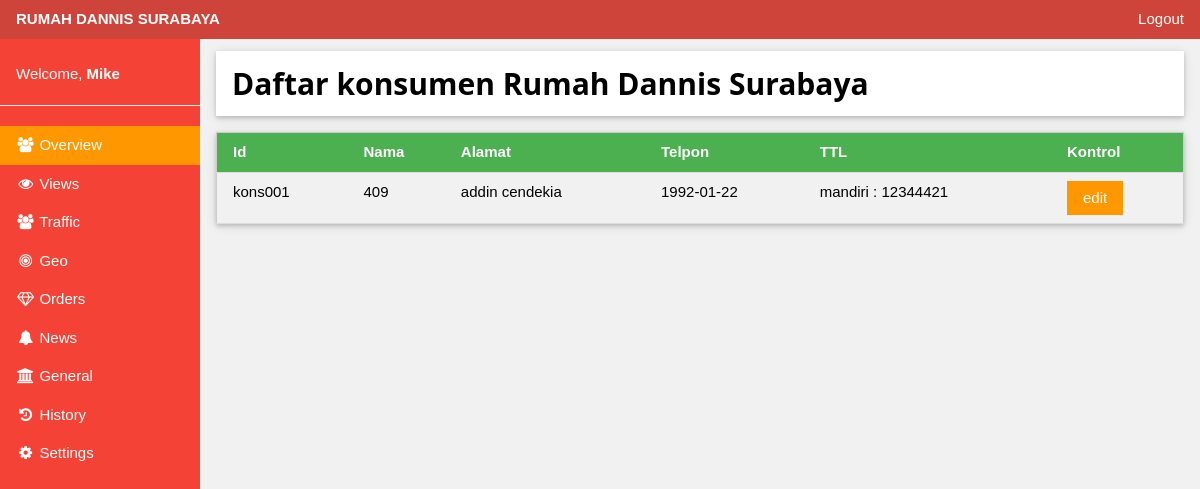
Page /admin/list_konsumen.php on the committed database.
### tables this page shows
CREATE TABLE `konsumen` (
  `ID_KONS` varchar(12) NOT NULL,
  `ID_KOTA` int(11) NOT NULL,
  `NM_KONS` varchar(35) DEFAULT NULL,
  `TGL_LAHIR` date DEFAULT NULL,
  `JENIS_KELAMIN` char(1) DEFAULT NULL,
  `ALM_KONS` varchar(100) DEFAULT NULL,
  `TELP_KONS` varchar(12) DEFAULT NULL,
  `EMAIL_KONS` varchar(50) DEFAULT NULL,
  `REKENING_KONS` varchar(35) DEFAULT NULL,
  `USER_KONS` varchar(20) DEFAULT NULL,
  `PASS_KONS` char(60) DEFAULT NULL
);

### function/koneksi.php (called while the page is built)
<?php
function conn(){
	return mysqli_connect('localhost','root','', 'rumah_dannis');
}
?>

### function/konsumen.php (called while the page is built, shortened)
<?php
	require_once "koneksi.php";
	function read_allKonsumen(){
		$sql = mysqli_query(conn(), "SELECT * FROM `konsumen`");
		return $sql;
	}
?>

### admin/list_konsumen.php (the view, shortened to what this page needs)
<?php
include '../function/konsumen.php';
?>
<!DOCTYPE html>
<html>
	<link rel="stylesheet" href="../w3.css">
	<link rel="stylesheet" href="../font-awesome/css/font-awesome.min.css">
	<body class="w3-light-grey">
		<div class="w3-container w3-top w3-medium w3-padding" style="z-index:4; background-color: #CF443A; color: white;">
		  <span class="w3-left"><strong>RUMAH DANNIS SURABAYA</strong></span>
		  <span class="w3-right">Logout</span>
		</div>
		<nav class="w3-sidenav w3-collapse w3-red" style="z-index:3;width:200px;" id="mySidenav"><br>
		  <div class="w3-container w3-row">
			<div class="w3-col s8" style="padding-top:40px">
			  <span>Welcome, <strong>Mike</strong></span><br>
			</div>
		  </div>
		  <hr>
		  <a href="#" class="w3-padding w3-orange w3-text-white"><i class="fa fa-users fa-fw"></i> Overview</a>
		  <a href="#" class="w3-padding"><i class="fa fa-eye fa-fw"></i> Views</a>
		  <a href="#" class="w3-padding"><i class="fa fa-users fa-fw"></i> Traffic</a>
		  <a href="#" class="w3-padding"><i class="fa fa-bullseye fa-fw"></i> Geo</a>
		  <a href="#" class="w3-padding"><i class="fa fa-diamond fa-fw"></i> Orders</a>
		  <a href="#" class="w3-padding"><i class="fa fa-bell fa-fw"></i> News</a>
		  <a href="#" class="w3-padding"><i class="fa fa-bank fa-fw"></i> General</a>
		  <a href="#" class="w3-padding"><i class="fa fa-history fa-fw"></i> History</a>
		  <a href="#" class="w3-padding"><i class="fa fa-cog fa-fw"></i> Settings</a><br><br>
		</nav>
		<div class="w3-main w3-container" style="margin-left:200px; padding-top:35px">
			<div class="w3-panel w3-card-2 w3-white">
				<h2><strong>Daftar konsumen Rumah Dannis Surabaya</strong></h2>
			</div>
      <table class="w3-table-all w3-card-2">
          <tr class="w3-green">
            <th>Id</th>
            <th>Nama</th>
            <th>Alamat</th>
            <th>Telpon</th>
            <th>TTL</th>
						<th>Kontrol</th>
          </tr>
          <?php
          $query = read_allKonsumen();
          while($array = mysql_fetch_array($query)){
          ?>
          <tr>
          <td><?php echo "$array[0] "?></td>
          <td><?php echo "$array[1] "?></td>
          <td><?php echo "$array[2] "?></td>
          <td><?php echo "$array[3] "?></td>
          <td><?php echo "$array[8] "?></td>
					  <td><a href=""><button type="submit" class="w3-btn w3-orange w3-text-white">edit</button></a></td>
          </tr>
          <?php
            }
          ?>
      </table>
		</div>
	</body>
</html>

### w3.css (style rules this page uses)
*,*:before,*:after { box-sizing:inherit }
html { -ms-text-size-adjust:100%;-webkit-text-size-adjust:100% }
body { margin:0 }
article,aside,details,figcaption,figure,footer,header,main,menu,nav,section,summary { display:block }
a { background-color:transparent;-webkit-text-decoration-skip:objects }
hr { box-sizing:content-box;height:0;overflow:visible }
button,input,select,textarea { font:inherit;margin:0 }
button,input { overflow:visible }
button,select { text-transform:none }
button,html [type=button],[type=reset],[type=submit] { -webkit-appearance:button }
html,body { font-family:Verdana,sans-serif;font-size:15px;line-height:1.5 }
html { overflow-x:hidden }
h1,h2,h3,h4,h5,h6,.w3-slim,.w3-wide { font-family:"Segoe UI",Arial,sans-serif }
h2 { font-size:30px }
h1,h2,h3,h4,h5,h6 { font-weight:400;margin:10px 0 }
hr { border:0;border-top:1px solid #eee;margin:20px 0 }
a { color:inherit }
.w3-table,.w3-table-all { border-collapse:collapse;border-spacing:0;width:100%;display:table }
.w3-table-all { border:1px solid #ccc }
.w3-bordered tr,.w3-table-all tr { border-bottom:1px solid #ddd }
.w3-table-all tr:nth-child(odd) { background-color:#fff }
.w3-table-all tr:nth-child(even) { background-color:#f1f1f1 }
.w3-table td,.w3-table th,.w3-table-all td,.w3-table-all th { padding:8px 8px;display:table-cell;text-align:left;vertical-align:top }
.w3-table th:first-child,.w3-table td:first-child,.w3-table-all th:first-child,.w3-table-all td:first-child { padding-left:16px }
.w3-btn,.w3-btn-block { border:none;display:inline-block;outline:0;padding:6px 16px;vertical-align:middle;overflow:hidden;text-decoration:none!important;color:#fff;background-color:#000;text-align:center;cursor:pointer;white-space:nowrap }
.w3-btn,.w3-btn-floating,.w3-btn-floating-large,.w3-closenav,.w3-opennav,.w3-btn-block { -webkit-touch-callout:none;-webkit-user-select:none;-khtml-user-select:none;-moz-user-select:none;-ms-user-select:none;user-select:none }
.w3-navbar a,.w3-topnav a,.w3-sidenav a,.w3-dropdown-content a,.w3-accordion-content a,.w3-dropnav a { text-decoration:none!important }
.w3-btn,.w3-btn-floating,.w3-dropnav a,.w3-btn-floating-large,.w3-btn-block, .w3-navbar a,.w3-sidenav a,.w3-pagination li a,.w3-hoverable tbody tr,.w3-hoverable li, .w3-accordion-content a,.w3-dropdown-content a,.w3-dropdown-click:hover,.w3-dropdown-hover:hover,.w3-opennav,.w3-closenav,.w3-closebtn,*[class*="w3-hover-"] { -webkit-transition:background-color .25s,color .15s,box-shadow .25s,opacity 0.25s,filter 0.25s,border 0.15s;transition:background-color .25s,color .15s,box-shadow .15s,opacity .25s,filter .25s,border .15s }
.w3-sidenav { height:100%;width:200px;background-color:#fff;position:fixed!important;z-index:1;overflow:auto }
.w3-sidenav a { padding:4px 2px 4px 16px }
.w3-sidenav a,.w3-dropnav a { display:block }
.w3-main,#main { transition:margin-left .4s }
.w3-container:after,.w3-panel:after,.w3-row:after,.w3-row-padding:after,.w3-topnav:after,.w3-clear:after,.w3-btn-group:before,.w3-btn-group:after,.w3-btn-bar:before,.w3-btn-bar:after { content:"";display:table;clear:both }
.w3-col,.w3-half,.w3-third,.w3-twothird,.w3-threequarter,.w3-quarter { float:left;width:100% }
.w3-col.s8 { width:66.66666% }
@media screen and (min-width:993px) { .w3-sidenav.w3-collapse { display:block!important } }
.w3-top,.w3-bottom { position:fixed;width:100%;z-index:1 }
.w3-top { top:0 }
.w3-left { float:left!important }
.w3-right { float:right!important }
.w3-medium { font-size:15px!important }
.w3-padding-medium,.w3-padding,.w3-form { padding:8px 16px!important }
.w3-container { padding:0.01em 16px }
.w3-panel { padding:0.01em 16px;margin-top:16px!important;margin-bottom:16px!important }
.w3-card-2,.w3-example { box-shadow:0 2px 4px 0 rgba(0,0,0,0.16),0 2px 10px 0 rgba(0,0,0,0.12)!important }
.w3-green,.w3-hover-green:hover { color:#fff!important;background-color:#4CAF50!important }
.w3-orange,.w3-hover-orange:hover { color:#000!important;background-color:#ff9800!important }
.w3-red,.w3-hover-red:hover { color:#fff!important;background-color:#f44336!important }
.w3-white,.w3-hover-white:hover { color:#000!important;background-color:#fff!important }
.w3-light-grey,.w3-hover-light-grey:hover,.w3-light-gray,.w3-hover-light-gray:hover { color:#000!important;background-color:#f1f1f1!important }
.w3-text-white,.w3-hover-text-white:hover { color:#fff!important }

### rows in the picture
konsumen: ID_KONS "kons001", ID_KOTA "409", NM_KONS "addin cendekia", TGL_LAHIR "1992-01-22", REKENING_KONS "mandiri : 12344421"
